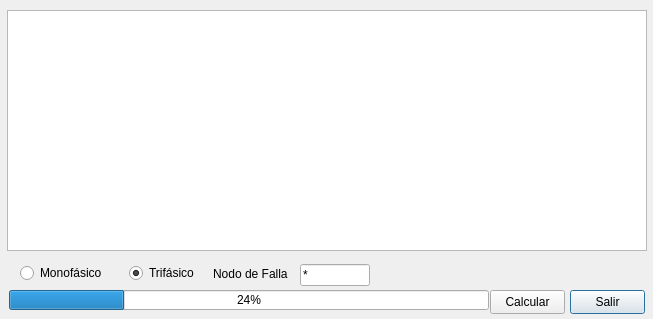
<?xml version="1.0" encoding="UTF-8"?>
<ui version="4.0">
 <class>Dialog</class>
 <widget class="QDialog" name="Dialog">
  <property name="windowModality">
   <enum>Qt::ApplicationModal</enum>
  </property>
  <property name="geometry">
   <rect>
    <x>0</x>
    <y>0</y>
    <width>653</width>
    <height>319</height>
   </rect>
  </property>
  <property name="windowTitle">
   <string>Cálculo de Cortocircuito</string>
  </property>
  <property name="autoFillBackground">
   <bool>false</bool>
  </property>
  <property name="modal">
   <bool>true</bool>
  </property>
  <widget class="QPushButton" name="cmdSalir">
   <property name="geometry">
    <rect>
     <x>570</x>
     <y>290</y>
     <width>75</width>
     <height>24</height>
    </rect>
   </property>
   <property name="text">
    <string>Salir</string>
   </property>
   <property name="shortcut">
    <string>Esc</string>
   </property>
  </widget>
  <widget class="QPushButton" name="cmdCalcular">
   <property name="geometry">
    <rect>
     <x>490</x>
     <y>290</y>
     <width>75</width>
     <height>24</height>
    </rect>
   </property>
   <property name="text">
    <string>Calcular</string>
   </property>
   <property name="shortcut">
    <string>Return</string>
   </property>
  </widget>
  <widget class="QListView" name="lstCalculo">
   <property name="geometry">
    <rect>
     <x>7</x>
     <y>10</y>
     <width>640</width>
     <height>241</height>
    </rect>
   </property>
  </widget>
  <widget class="QProgressBar" name="progressBar">
   <property name="geometry">
    <rect>
     <x>9</x>
     <y>290</y>
     <width>480</width>
     <height>20</height>
    </rect>
   </property>
   <property name="value">
    <number>24</number>
   </property>
  </widget>
  <widget class="QRadioButton" name="rbtMonofasico">
   <property name="geometry">
    <rect>
     <x>20</x>
     <y>263</y>
     <width>89</width>
     <height>20</height>
    </rect>
   </property>
   <property name="text">
    <string>Monofásico</string>
   </property>
  </widget>
  <widget class="QRadioButton" name="rbtTrifasico">
   <property name="geometry">
    <rect>
     <x>129</x>
     <y>263</y>
     <width>70</width>
     <height>20</height>
    </rect>
   </property>
   <property name="text">
    <string>Trifásico</string>
   </property>
   <property name="checked">
    <bool>true</bool>
   </property>
  </widget>
  <widget class="QLabel" name="label">
   <property name="geometry">
    <rect>
     <x>213</x>
     <y>266</y>
     <width>80</width>
     <height>16</height>
    </rect>
   </property>
   <property name="text">
    <string>Nodo de Falla</string>
   </property>
  </widget>
  <widget class="QLineEdit" name="txtNodos">
   <property name="geometry">
    <rect>
     <x>300</x>
     <y>264</y>
     <width>70</width>
     <height>22</height>
    </rect>
   </property>
   <property name="text">
    <string>*</string>
   </property>
  </widget>
 </widget>
 <resources/>
 <connections/>
</ui>
